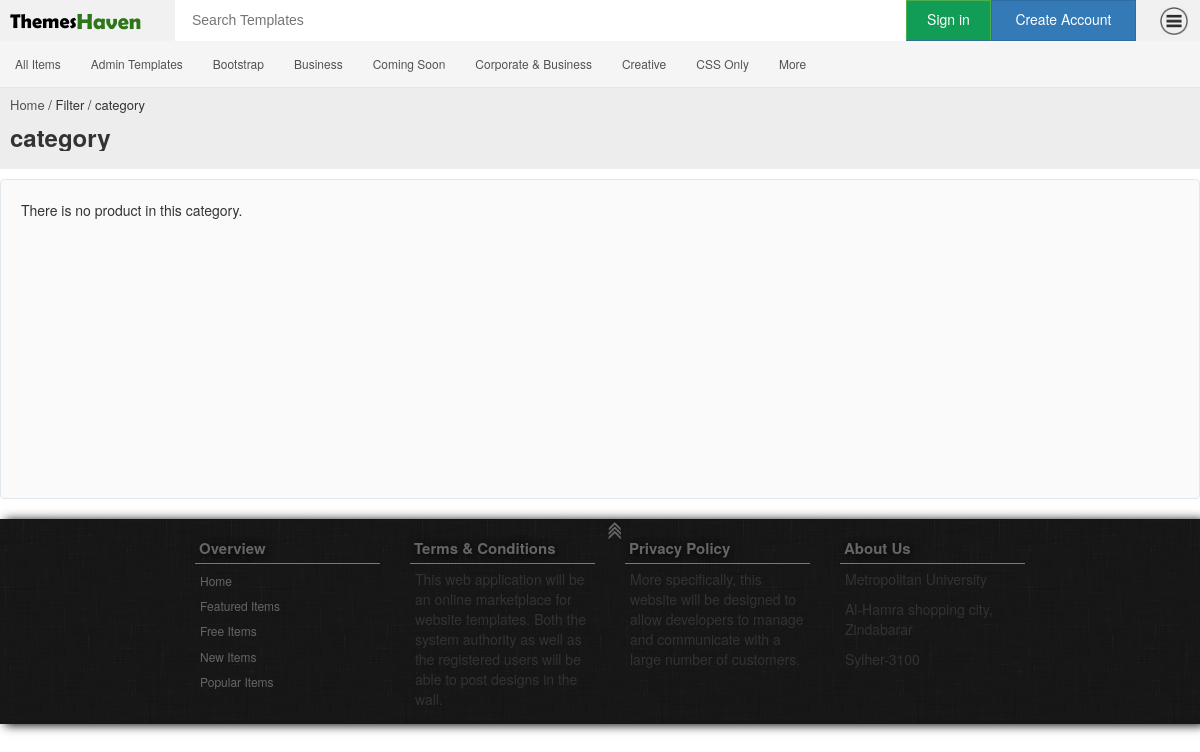
/filter/scale/category/www.facebook.com, run on the app's committed database.
### tables this page shows
CREATE TABLE IF NOT EXISTS `information` (
  `id` int(20) NOT NULL AUTO_INCREMENT,
  `title` varchar(30) NOT NULL,
  `description` text NOT NULL,
  PRIMARY KEY (`id`)
);

CREATE TABLE IF NOT EXISTS `category` (
  `id` int(20) NOT NULL AUTO_INCREMENT,
  `name` varchar(30) NOT NULL,
  `status` varchar(20) NOT NULL,
  `date_added` datetime NOT NULL,
  `date_modified` datetime NOT NULL,
  `description` varchar(250) NOT NULL,
  PRIMARY KEY (`id`)
);

### application/controllers/Filter.php (called while the page is built, shortened)
<?php
class Filter extends CI_Controller {
    public function scale($name){
	 	if($name == null)
	 	{
	 		redirect('home');
	 	}
	 	else
	 	{
	     	$data['name'] = $name;
                $c_query=$this->db->limit(25)->order_by('name')->get('category');
                $data['categories']=$c_query->result_array();
                $tag_query=$this->db->limit(10)->get('tag');
                $data['tags']=$tag_query->result_array();
                    $ca_sn= $this->db->limit('9')->order_by('name')->get('category');
                    $data['ca_sn']= $ca_sn->result_array();
			$about=$this->db->where('id','1')->get('information');
			$data['about_r']=$about->result_array();
			$d_i=$this->db->where('id','2')->get('information');
			$data['d_i_r']=$d_i->result_array();
			$p_p=$this->db->where('id','3')->get('information');
			$data['p_p_r']=$p_p->result_array();
			$t_c=$this->db->where('id','4')->get('information');
			$data['t_c_r']=$t_c->result_array();
			if($name=='category')
			{
				$caid=$this->uri->segment(4);
				$this->db->from('product');
				$this->db->join('product_description','product.product_id = product_description.product_id');
				$popularitems= $this->db->where('category_id',$caid)->where('is_approved','1')->limit(30)->get();
				$r = $popularitems->result_array();
				$data['results'] = $r;
				$data['row'] = $popularitems->num_rows();
			}
			$this->load->view('filter_view',$data);
		}
	}
}

### index.php (called while the page is built, shortened)
<?php
require_once BASEPATH.'core/CodeIgniter.php';

### application/views/filter_view.php (the view, shortened to what this page needs)
<!DOCTYPE html>
<html lang="en-US">
<head>
	<link rel="stylesheet" type="text/css" href="<?php echo site_url(); ?>site_elements/filter.css"/>
	<link rel="stylesheet" href="<?php echo site_url(); ?>site_elements/css/bootstrap.min.css"/>
	<link rel="stylesheet" href="<?php echo site_url(); ?>site_elements/css/bootstrap-multiselect.css" type="text/css"/>
</head>
<body>
	<div id="f_main">
		<header id="anchor">
			<div  id="header">
				<div class="col-md-2" id="logo"><a href="<?php echo site_url(); ?>home"> <p><h3>Themes</h3><h4>Haven</h4></p></a></div>
				<div class="col-md-6" id="s_bar">
				  <form class="form-horizontal" role="form" autocomplete="off" method="post"  action="<?php echo site_url('search/result'); ?>">
				  	<input type="text" name="search" id="search" placeholder="Search Templates"/>
				  </form>
				</div>
				<div id="h_links">
					<?php if($this->session->userid){ ?>
					<div id="logeduser"><span id="logeduser_c"><img   src="<?php echo site_url(); ?>site_elements/avater/<?php if(isset($avatar)){if($avatar != ""){echo $avatar;}else{ echo 'uicon.png'; } } ?>" /> <span><?php echo $this->session->user;  ?></span> <span class="glyphicon glyphicon-chevron-down"> </span> </span></div>
					<?php }
					else
					{ ?>
						<span class="btn_t">
							<a href="<?php echo site_url('signin'); ?>" id="btn_login" class="btn btn-success loginbtn">Sign in</a>
						</span>
						<a  href="<?php echo site_url('signup'); ?>" class="btn btn-primary btn_create">Create Account</a>
					<?php } ?>
					<div id="btn_trigger" ><img  src="<?php echo site_url(); ?>site_elements/navicon.png" /></div>
				</div>
			</div>
		</header>
		<div id="top_menu">
		</div>
		<div id="item_label">
			<div id="item_label_content">
				<h4 class="wiz"> <a href="<?php echo site_url(); ?>home">Home </a>/ Filter / <?php echo $name; ?></h4>
					<h3 class="item_label"> <?php echo $name; if(isset($searchkey)){echo $searchkey;}?> </h3>
				<div style="padding-left:0px;padding-top:8px; " class="col-md-12">
</div>
			</div>
		</div>
		<div id="canvas">
			<div style="padding-left:0" class="col-md-12" >
			<ul>
				<?php
							if($row >'0')
							{
								foreach ($results as $key) { ?>
									<li class="f_block">
											<div class="block_img"><div class="imghover"><a href="<?php echo site_url(); ?>item/template/<?php echo $key['product_id'] ?>" class="btn btn-default ">View detail</a></div><img src="<?php echo site_url(); ?>site_elements/image/<?php echo $key['image']; ?>" width="280px" height="192px"/></div>
											<div class="block_info">
												<div class="theme_title"><h3> <?php echo $key['title']; ?> </h3></div>
												<div class="theme_info">
													<h4 class="price"><?php if($key['price'] !='Free'){echo '$';} echo $key['price']; ?></h4>
													<h4 class="info"><a  style="cursor:default"  data-toggle="tooltip" title="Sales" href="#0"> <span class="glyphicon glyphicon glyphicon-briefcase"></span><?php echo $key['total_sale']; ?></a></h4>
												<div id="like_button">
													<h4 class="info"><a href="#0"><span id="like_unlike" class="link"><?php
														$c='0';
														if(isset($likeditems))
														{
															foreach ($likeditems as $likecheck)
															{
																if($key['product_id'] == $likecheck['product_id'])
																{
																	$c='1';  ?><span class='glyphicon glyphicon-heart'></span><?php   }
															}
														}
															if($c=='0')
															{ 	?><span class='glyphicon glyphicon-heart-empty'></span><?php	}
													?></span></a> <span data-toggle="tooltip" title="Favorites" style="margin-left:-8px; cursor:default" id="number_of_likes"><?php echo $key['total_favorites']; ?></span></h4>
													<span id="product_id" style="display:none"><?php echo $key['product_id']; ?></span>
													<span id="user_id" style="display:none"><?php echo $this->session->userid; ?></span>
												</div>
													<h4 class="info"><a target="_blank" href="<?php echo $key['preview_link']; ?>"> <span class="glyphicon glyphicon-eye-open" ></span>Live Demo</a></h4>
												</div>
											</div>
										</li>
								<?php } }
								else
								{
									echo '<p style="padding:20px">There is no product in this category.</p>';
								} ?>
			</ul>
			</div>
		</div>
    	<div class=" " id="footer">
    		<div id="anchor_"> <a id="btn_anchor" href="#anchor"><img class="imganc" src="<?php echo site_url(); ?>site_elements/an.png"> </img> </a></div>
    		<div id="footer_c">
    			<div class="col-md-3" id="overview">
		    		<div id="overview_h">Overview</div>
		    		<div id="overview_c">
			    		<ul>
			    			<li> <a class="f_a" href="<?php echo site_url('home'); ?>">Home</a> </li>
			    			<li> <a href="<?php echo site_url('filter/scale/featureditems'); ?>">Featured Items</a> </li>
			    			<li> <a href="<?php echo site_url('filter/scale/freeitems'); ?>">Free Items</a> </li>
			    			<li> <a href="<?php echo site_url('filter/scale/newitems'); ?>">New Items</a> </li>
			    			<li> <a href="<?php echo site_url('filter/scale/popularitems'); ?>">Popular Items</a> </li>
			    		</ul>
		    		</div>
	    		</div>
	    		<div class="col-md-3"  id="contactinfo">
		    		<?php foreach ($t_c_r as $key) { ?>
		    		<div id="contactinfo_h"><?php echo $key['title']; ?></div>
		    		<div id="contactinfo_c">
			    		<?php echo $key['description']; ?>
		    		</div>
		    		<?php } ?>
	    		</div>
	    		<div class="col-md-3"  id="contactinfo">
		    		<?php foreach ($p_p_r as $key) { ?>
		    		<div id="contactinfo_h"><?php echo $key['title']; ?></div>
		    		<div id="contactinfo_c">
			    		<?php echo $key['description']; ?>
		    		</div>
		    		<?php } ?>
	    		</div>
	    		<div class="col-md-3"  id="contactinfo">
	    			<?php foreach ($about_r as $key) { ?>
		    		<div id="contactinfo_h"><?php echo $key['title']; ?></div>
		    		<div id="contactinfo_c">
			    		<?php echo $key['description']; ?>
		    		</div>
		    		<?php } ?>
	    		</div>
    		</div>
   		</div>
   	</div>
	<div id="top_menu_box">
	<div id="top_menu_content">
		<nav id="dropdown_nav">
			<ul>
				<li> <a href="<?php echo site_url('home'); ?>">All Items</a>
				</li>
				<?php
					$c='0';
					$m='0';
					foreach ($categories as $navca) {
						$c++;
						if($c<8)
						{
						echo '<li>   <a href="'.site_url().'filter/scale/category/'.$navca['id'].'">'.$navca['name'].'</a>
								<ul>';
						echo 	'</ul>
							</li>';
						}
						else
						{
							$m++;
							if($m=='1')
							{
								echo '<li>   <a href="#">More</a>
								<ul>';
							}
						}
					}
				?>
			</ul>
		</nav>
	</div>
	</div>
</body>
</html>

### site_elements/filter.css (style rules this page uses)
body { padding: 0px; margin: 0px; font-size:12px; }
#f_main { position: relative; padding: 0px; width: 100%; }
#header { position: relative; min-height: 41px; padding: 0px; overflow: hidden; background-color: white; }
#logo { margin-top: 0px; padding: 0px; width:175px; padding-left:10px; min-height:41px; float: left; background-color: #f1f1f1; font: normal 180% 'Berlin Sans FB Demi', arial, sans-serif; }
#logo a:link { color: black; }
#logo h3 { margin: 0px; float: left; font-size: 20px; }
#logo h4 { margin: 0px; float: left; font-size: 22px; color: #2D7619; }
#s_bar { position: relative; margin-top: 0px; margin-left: 0px; min-height:41px; float: left; width:400px; }
#s_bar form input { height: 30px; margin-top: 5px; padding-right: 13px; font-family: arial; font-weight: 330%; font-size: 14px; width:400px; border: none; background-color: transparent; }
#h_links { margin-top: 0px; width: 290px; float: right; height:41px; z-index: -0; background-color: #f1f1f1; }
#h_links a { margin-top: 0px; z-index: -0; margin-left: -4px; padding-top: 8px; border-radius: 0px; -o-transition:.5s; -ms-transition:.5s; -moz-transition:.5s; -webkit-transition:.5s; transition:.5s; }
#btn_login { height: 41px; width:85px; border-bottom: 1px solid #31708f; background-color: #119d55; }
.btn_create { height: 41px; width:145px; }
#btn_trigger { margin-top: 3px; float: right; padding-right:8px; }
#btn_trigger img { height: 36px; padding: 4px; border-radius: 4px; -o-transition:.9s; -ms-transition:.9s; -moz-transition:.9s; -webkit-transition:.9s; transition:.9s; }
#top_menu { position: relative; height: 47px; background-color: #F5F5F5; border-bottom:1px solid #e1e8ed; }
#top_menu_box { position: absolute; min-height: 50px; width: 100%; margin: 0px auto; top:40px; }
#top_menu_content { position: relative; height: 47px; width: 1200px; margin:0px auto; z-index: 100; }
#dropdown_nav ul { position: relative; list-style: none; float: left; padding-left: 0px; font-size: 12px; padding-top: 10px; margin: 0px; }
#dropdown_nav ul a { display:block; color:#525252; text-decoration:none; line-height:28px; padding:0 15px; }
#dropdown_nav ul li { position: relative; float: left; padding: 0px; margin: 0px; }
#item_label { position: relative; display: block; background-color: #EDEDED; }
#item_label_content { width: 1200px; padding:10px; min-height: 60px; margin:0px auto; overflow: hidden; }
.wiz { margin:0px; font-size: 13px; }
.wiz a { color: #525252; }
.wiz a:hover,.wiz a:link { color: #525252; text-decoration: none; }
.item_label { margin:0px; white-space: nowrap; overflow: hidden; text-overflow: ellipsis; padding-top: 12px; font-weight: bold; }
#canvas { position: relative; min-height: 320px; top: 10px; width:1200px; margin:0px auto; border-radius: 4px; overflow: hidden; margin-bottom: 30px; padding-left:0px; border:1px solid #e1e8ed; background-color: rgba(245, 245, 245, 0.52); }
#canvas ul { padding: 0px; margin: 0px; }
#footer { position: relative; width: 100%; min-height: 180px; overflow: hidden; margin-top: 20px; box-shadow: 5px 1px 10px black; background:url(footer.png); }
#contactinfo { margin-top: 15px; }
#anchor_ { position: absolute; width: 15px; left: 50%; }
#anchor_ img { text-align: center; margin-top:0px; height: 30px; }
@media (min-width: 1200px) { #footer_c { width: 1100px; min-height: 5px; overflow: hidden; margin: 0px auto; padding-left: 20px; } }
@media (max-width: 1200px) { #footer_c { width: 880px; min-height: 5px; overflow: hidden; margin: 0px auto; } }
#overview { margin-top: 15px; }
#overview_h { color:#666; padding: 4px; font-weight: bold; font-size: 15px; text-shadow:1px 1px 10px black; border-bottom: 1px groove #7D7777; }
#overview_c ul { padding-left: 5px; }
#overview_c ul li { margin: 8px 0px 8px 0px; font-size: 12px; list-style: none; }
#overview_c ul li a { color:#666; }
#contactinfo_h { color:#666; padding: 4px; font-weight: bold; font-size: 15px; text-shadow:1px 1px 10px black; border-bottom: 1px groove #7D7777; }
#contactinfo_c { margin:5px; height: 150px; overflow: hidden; }

### data on the page
information: title "Terms & Conditions", description "This web application will be an online marketplace for website templates. Both the system authority as well as the registered users will be able to post designs in the wall."
information: title "Privacy Policy", description "More specifically, this website will be designed to allow developers to manage and communicate with a large number of customers."
information: title "About Us", description "Metropolitan University Al-Hamra shopping city, Zindabarar Sylher-3100"
category: name "Admin Templates"
category: name "Bootstrap"
category: name "Business"
category: name "Coming Soon"
category: name "Corporate & Business"
category: name "Creative"
category: name "CSS Only"
category: shows "More"

### other printed values
$name "category"
